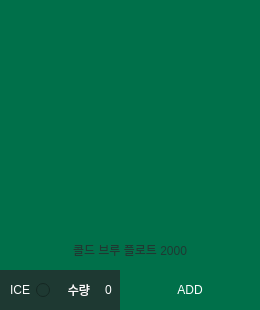
         <widget class="QFrame" name="frame_1_91">
          <property name="geometry">
           <rect>
            <x>300</x>
            <y>1070</y>
            <width>260</width>
            <height>310</height>
           </rect>
          </property>
          <property name="frameShape">
           <enum>QFrame::NoFrame</enum>
          </property>
          <property name="frameShadow">
           <enum>QFrame::Raised</enum>
          </property>
          <widget class="QRadioButton" name="radioButton_1_91">
           <property name="geometry">
            <rect>
             <x>0</x>
             <y>270</y>
             <width>50</width>
             <height>40</height>
            </rect>
           </property>
           <property name="focusPolicy">
            <enum>Qt::NoFocus</enum>
           </property>
           <property name="layoutDirection">
            <enum>Qt::RightToLeft</enum>
           </property>
           <property name="styleSheet">
            <string notr="true">background-color: rgb(30, 57, 50);
color: rgb(255, 255, 255);</string>
           </property>
           <property name="text">
            <string>ICE</string>
           </property>
           <property name="checked">
            <bool>false</bool>
           </property>
           <property name="autoRepeat">
            <bool>false</bool>
           </property>
           <property name="autoExclusive">
            <bool>false</bool>
           </property>
          </widget>
          <widget class="QLabel" name="label_1_91">
           <property name="geometry">
            <rect>
             <x>50</x>
             <y>270</y>
             <width>40</width>
             <height>40</height>
            </rect>
           </property>
           <property name="styleSheet">
            <string notr="true">background-color: rgb(30, 57, 50);
color: rgb(255, 255, 255);
font: 75 9pt &quot;맑은 고딕&quot;;</string>
           </property>
           <property name="text">
            <string>수량</string>
           </property>
           <property name="alignment">
            <set>Qt::AlignRight|Qt::AlignTrailing|Qt::AlignVCenter</set>
           </property>
          </widget>
          <widget class="QLabel" name="label_image_1_91">
           <property name="geometry">
            <rect>
             <x>0</x>
             <y>0</y>
             <width>260</width>
             <height>270</height>
            </rect>
           </property>
           <property name="styleSheet">
            <string notr="true">background-color: rgb(0, 112, 74);</string>
           </property>
           <property name="text">
            <string/>
           </property>
          </widget>
          <widget class="QSpinBox" name="spinBox_1_91">
           <property name="geometry">
            <rect>
             <x>90</x>
             <y>270</y>
             <width>50</width>
             <height>40</height>
            </rect>
           </property>
           <property name="focusPolicy">
            <enum>Qt::WheelFocus</enum>
           </property>
           <property name="styleSheet">
            <string notr="true">background-color: rgb(30, 57, 50);
color: rgb(255, 255, 255);</string>
           </property>
           <property name="frame">
            <bool>false</bool>
           </property>
           <property name="alignment">
            <set>Qt::AlignCenter</set>
           </property>
          </widget>
          <widget class="QPushButton" name="pushButton_1_91">
           <property name="geometry">
            <rect>
             <x>120</x>
             <y>270</y>
             <width>140</width>
             <height>40</height>
            </rect>
           </property>
           <property name="focusPolicy">
            <enum>Qt::StrongFocus</enum>
           </property>
           <property name="styleSheet">
            <string notr="true">QPushButton{
	font: 9pt &quot;맑은 고딕&quot;;
	color: rgb(255, 255, 255);
	background-color: rgb(0, 112, 74);
	border: 0px;
}
QPushButton:hover{
	color: rgb(0, 0, 0);
	background-color: rgb(0, 255, 166);
}</string>
           </property>
           <property name="text">
            <string>ADD</string>
           </property>
          </widget>
          <widget class="QLabel" name="label_p_1_91">
           <property name="geometry">
            <rect>
             <x>0</x>
             <y>230</y>
             <width>260</width>
             <height>40</height>
            </rect>
           </property>
           <property name="styleSheet">
            <string notr="true">color: rgb(30, 57, 50);
font: 75 9pt &quot;맑은 고딕&quot;;</string>
           </property>
           <property name="text">
            <string>콜드 브루 플로트 2000</string>
           </property>
           <property name="alignment">
            <set>Qt::AlignCenter</set>
           </property>
          </widget>
         </widget>
